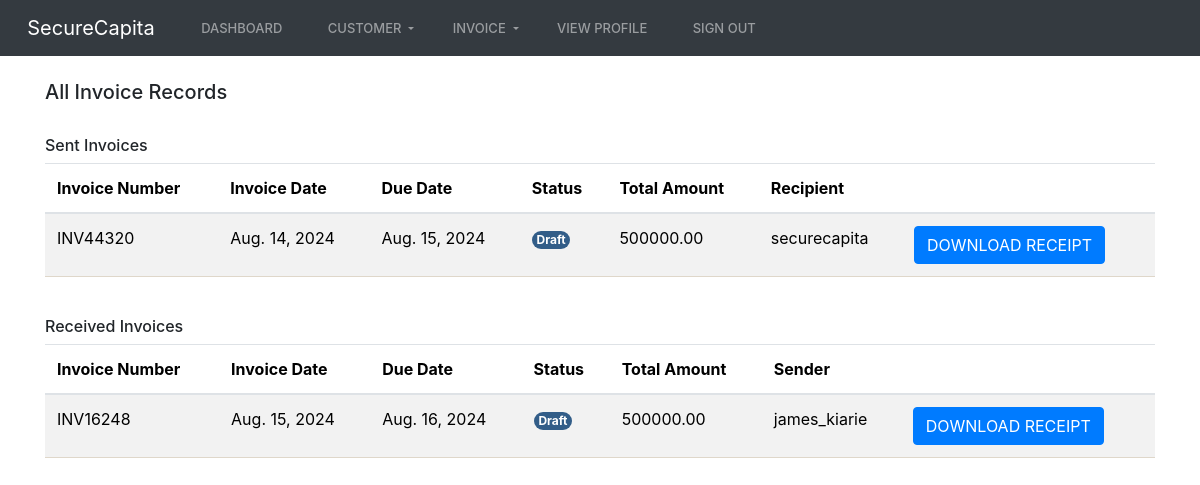
Page /invoice/user_invoices (signed in) on the committed database.
### invoice/models.py (models this page shows, shortened)
class Invoice(models.Model):
    INVOICE_STATUS_CHOICES = (
        ('Draft', 'Draft'),
        ('Sent', 'Sent'),
        ('Paid', 'Paid'),
        ('Cancelled', 'Cancelled')
    )
    invoice_number = models.CharField(max_length=8, unique=True, editable=False)
    invoice_date = models.DateField()
    due_date = models.DateField()
    customer = models.ForeignKey(Customer, on_delete=models.CASCADE, null=True, blank=True)
    recipient_user = models.ForeignKey(User, on_delete=models.CASCADE, null=True, blank=True)
    sender = models.ForeignKey(User, on_delete=models.CASCADE, related_name='sent_invoices',null=True, blank=True)
    discount = models.DecimalField(max_digits=5, decimal_places=2, default=0)
    status = models.CharField(max_length=20, choices=INVOICE_STATUS_CHOICES, default='Draft')
    @property
    def subtotal(self):
        return sum(item.total_price() for item in self.items.all())
    @property
    def discount_amount(self):
        if self.discount is not None and self.discount > 0:
            return self.subtotal * (self.discount / 100)
        return 0
    @property
    def total_after_discount(self):
        total = self.subtotal - self.discount_amount
        return round(total, 2)

class InvoiceItem(models.Model):
    description = models.CharField(max_length=200)
    quantity = models.IntegerField()
    unit_price = models.DecimalField(max_digits=100, decimal_places=2)
    invoice = models.ForeignKey(Invoice, on_delete=models.CASCADE, related_name='items', null=False, blank=True)
    def total_price(self):
        return self.quantity * self.unit_price

### invoice/views.py (the view)
# urls.py: path('user_invoices', views.view_user_invoices, name='view_user_invoices'),
@login_required(login_url=reverse_lazy('user:login'))
def view_user_invoices(request):
    user = request.user
    sent_invoices = Invoice.objects.filter(sender=user)
    received_invoices = Invoice.objects.filter(recipient_user=user)
    context = {
        'sent_invoices': sent_invoices,
        'received_invoices': received_invoices
    }
    return render(request, 'invoice/user_invoices.html', context)

### invoice/templates/invoice/user_invoices.html (shortened to what this page needs)
{% extends 'user/base.html' %}
{% block content %}
    <h5>All Invoice Records</h5>
    <br>
    <h6>Sent Invoices</h6>
    <table class="table table-striped table-hover">
        <thead class="table-striped">
            <tr>
                <th scope="col">Invoice Number</th>
                <th scope="col">Invoice Date</th>
                <th scope="col">Due Date</th>
                <th scope="col">Status</th>
                <th scope="col">Total Amount</th>
                <th scope="col">Recipient</th>
                <th scope="col"></th>
            </tr>
        </thead>
        <tbody>
            {% if sent_invoices %}
                {% for invoice in sent_invoices %}
                    <tr>
                        <td>{{ invoice.invoice_number }}</td>
                        <td>{{ invoice.invoice_date }}</td>
                        <td>{{ invoice.due_date }}</td>
                        <td>
                            {% if invoice.status == 'Draft' %}
                                <span class="badge rounded-pill text-bg-primary">{{ invoice.status }}</span>
                            {% elif invoice.status == 'Sent' %}
                                <span class="badge rounded-pill text-bg-secondary">{{ invoice.status }}</span>
                            {% elif invoice.status == 'Paid' %}
                                <span class="badge rounded-pill text-bg-success">{{ invoice.status }}</span>
                            {% else %}
                                <span class="badge rounded-pill text-bg-warning">{{ invoice.status }}</span>
                            {% endif %}
                        </td>
                        <td>{{ invoice.total_after_discount }}</td>
                        <td>
                            {% if invoice.recipient_user %}
                                {{ invoice.recipient_user.username }}
                            {% elif invoice.customer %}
                                {{ invoice.customer.name }}
                            {% else %}
                                N/A
                            {% endif %}
                        </td>
                        <td><a href="{% url 'invoice:generate_receipt_pdf' invoice.invoice_number %}" class="btn btn-primary">Download Receipt</a></td>
                    </tr>
                {% endfor %}
            {% else %}
                <tr>
                    <td colspan="7">No sent invoices.</td>
                </tr>
            {% endif %}
        </tbody>
    </table>
    <br>
    <h6>Received Invoices</h6>
    <table class="table table-striped table-hover">
        <thead class="table-striped">
            <tr>
                <th scope="col">Invoice Number</th>
                <th scope="col">Invoice Date</th>
                <th scope="col">Due Date</th>
                <th scope="col">Status</th>
                <th scope="col">Total Amount</th>
                <th scope="col">Sender</th>
                <th scope="col"></th>
            </tr>
        </thead>
        <tbody>
            {% if received_invoices %}
                {% for invoice in received_invoices %}
                    <tr>
                        <td>{{ invoice.invoice_number }}</td>
                        <td>{{ invoice.invoice_date }}</td>
                        <td>{{ invoice.due_date }}</td>
                        <td>
                            {% if invoice.status == 'Draft' %}
                                <span class="badge rounded-pill text-bg-primary">{{ invoice.status }}</span>
                            {% elif invoice.status == 'Sent' %}
                                <span class="badge rounded-pill text-bg-secondary">{{ invoice.status }}</span>
                            {% elif invoice.status == 'Paid' %}
                                <span class="badge rounded-pill text-bg-success">{{ invoice.status }}</span>
                            {% else %}
                                <span class="badge rounded-pill text-bg-warning">{{ invoice.status }}</span>
                            {% endif %}
                        </td>
                        <td>{{ invoice.total_after_discount }}</td>
                        <td>
                            {% if invoice.sender %}
                                {{ invoice.sender.username }}
                            {% else %}
                                N/A
                            {% endif %}
                        </td>
                        <td><a href="{% url 'invoice:generate_receipt_pdf' invoice.invoice_number %}" class="btn btn-primary">Download Receipt</a></td>
                    </tr>
                {% endfor %}
            {% else %}
                <tr>
                    <td colspan="7">No received invoices.</td>
                </tr>
            {% endif %}
        </tbody>
    </table>
{% endblock %}

### rows in the picture
Invoice: invoice_number "INV44320", invoice_date "Aug. 14, 2024", due_date "Aug. 15, 2024", status "Draft", total_after_discount "500000.00", recipient_user.username "securecapita"
Invoice: invoice_number "INV16248", invoice_date "Aug. 15, 2024", due_date "Aug. 16, 2024", status "Draft", total_after_discount "500000.00", sender.username "james_kiarie"
